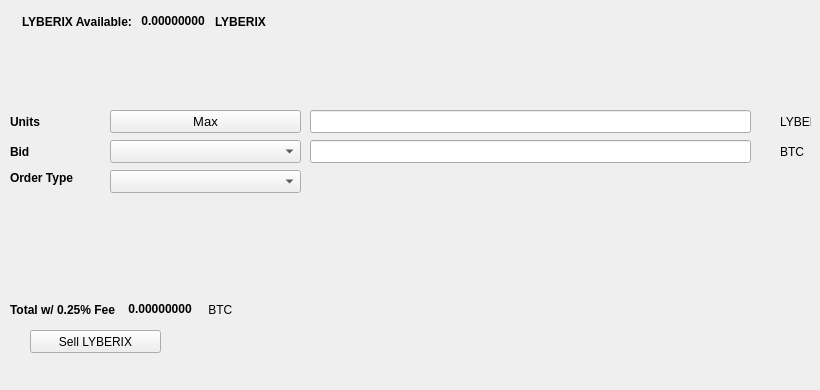
   <widget class="QWidget" name="SellTab">
    <attribute name="title">
     <string>Sell</string>
    </attribute>
    <widget class="QLabel" name="label_16">
     <property name="geometry">
      <rect>
       <x>780</x>
       <y>140</y>
       <width>31</width>
       <height>23</height>
      </rect>
     </property>
     <property name="text">
      <string>BTC</string>
     </property>
    </widget>
    <widget class="QComboBox" name="SellBidcomboBox">
     <property name="geometry">
      <rect>
       <x>110</x>
       <y>140</y>
       <width>191</width>
       <height>23</height>
      </rect>
     </property>
     <property name="font">
      <font>
       <pointsize>10</pointsize>
      </font>
     </property>
    </widget>
    <widget class="QLabel" name="label_18">
     <property name="geometry">
      <rect>
       <x>10</x>
       <y>110</y>
       <width>46</width>
       <height>23</height>
      </rect>
     </property>
     <property name="font">
      <font>
       <weight>75</weight>
       <bold>true</bold>
      </font>
     </property>
     <property name="text">
      <string>Units</string>
     </property>
    </widget>
    <widget class="QPushButton" name="Sell_Max_Amount">
     <property name="geometry">
      <rect>
       <x>110</x>
       <y>110</y>
       <width>191</width>
       <height>23</height>
      </rect>
     </property>
     <property name="font">
      <font>
       <pointsize>10</pointsize>
      </font>
     </property>
     <property name="text">
      <string>Max</string>
     </property>
    </widget>
    <widget class="QLabel" name="label_20">
     <property name="geometry">
      <rect>
       <x>10</x>
       <y>170</y>
       <width>91</width>
       <height>16</height>
      </rect>
     </property>
     <property name="font">
      <font>
       <weight>75</weight>
       <bold>true</bold>
      </font>
     </property>
     <property name="text">
      <string>Order Type</string>
     </property>
    </widget>
    <widget class="QComboBox" name="SellOrdertypeCombo">
     <property name="geometry">
      <rect>
       <x>110</x>
       <y>170</y>
       <width>191</width>
       <height>23</height>
      </rect>
     </property>
     <property name="font">
      <font>
       <pointsize>10</pointsize>
      </font>
     </property>
    </widget>
    <widget class="QLabel" name="label_21">
     <property name="geometry">
      <rect>
       <x>10</x>
       <y>140</y>
       <width>46</width>
       <height>23</height>
      </rect>
     </property>
     <property name="font">
      <font>
       <weight>75</weight>
       <bold>true</bold>
      </font>
     </property>
     <property name="text">
      <string>Bid</string>
     </property>
    </widget>
    <widget class="QLabel" name="label_22">
     <property name="geometry">
      <rect>
       <x>780</x>
       <y>110</y>
       <width>31</width>
       <height>23</height>
      </rect>
     </property>
     <property name="text">
      <string>LYBERIX</string>
     </property>
    </widget>
    <widget class="QLineEdit" name="UnitsInputLYBERIX">
     <property name="geometry">
      <rect>
       <x>310</x>
       <y>110</y>
       <width>441</width>
       <height>23</height>
      </rect>
     </property>
     <property name="font">
      <font>
       <pointsize>9</pointsize>
       <weight>75</weight>
       <bold>true</bold>
      </font>
     </property>
    </widget>
    <widget class="QLineEdit" name="SellBidPriceEdit">
     <property name="geometry">
      <rect>
       <x>310</x>
       <y>140</y>
       <width>441</width>
       <height>23</height>
      </rect>
     </property>
     <property name="font">
      <font>
       <pointsize>9</pointsize>
       <weight>75</weight>
       <bold>true</bold>
      </font>
     </property>
    </widget>
    <widget class="QPushButton" name="SellLYBERIXBTN">
     <property name="geometry">
      <rect>
       <x>30</x>
       <y>330</y>
       <width>131</width>
       <height>23</height>
      </rect>
     </property>
     <property name="text">
      <string>Sell LYBERIX</string>
     </property>
     <property name="icon">
      <iconset resource="../lyberix">
       <normaloff>:/icons/bitcoin</normaloff>:/icons/bitcoin</iconset>
     </property>
    </widget>
    <widget class="QWidget" name="layoutWidget3">
     <property name="geometry">
      <rect>
       <x>22</x>
       <y>12</y>
       <width>258</width>
       <height>19</height>
      </rect>
     </property>
     <layout class="QHBoxLayout" name="horizontalLayout">
      <item>
       <widget class="QLabel" name="label232_2">
        <property name="font">
         <font>
          <weight>75</weight>
          <bold>true</bold>
         </font>
        </property>
        <property name="text">
         <string>LYBERIX Available:</string>
        </property>
       </widget>
      </item>
      <item>
       <widget class="QLabel" name="LYBERIXAvailableLabel">
        <property name="palette">
         <palette>
          <active>
           <colorrole role="WindowText">
            <brush brushstyle="SolidPattern">
             <color alpha="255">
              <red>0</red>
              <green>0</green>
              <blue>0</blue>
             </color>
            </brush>
           </colorrole>
           <colorrole role="Button">
            <brush brushstyle="SolidPattern">
             <color alpha="255">
              <red>0</red>
              <green>170</green>
              <blue>0</blue>
             </color>
            </brush>
           </colorrole>
           <colorrole role="Light">
            <brush brushstyle="SolidPattern">
             <color alpha="255">
              <red>0</red>
              <green>255</green>
              <blue>0</blue>
             </color>
            </brush>
           </colorrole>
           <colorrole role="Midlight">
            <brush brushstyle="SolidPattern">
             <color alpha="255">
              <red>0</red>
              <green>212</green>
              <blue>0</blue>
             </color>
            </brush>
           </colorrole>
           <colorrole role="Dark">
            <brush brushstyle="SolidPattern">
             <color alpha="255">
              <red>0</red>
              <green>85</green>
              <blue>0</blue>
             </color>
            </brush>
           </colorrole>
           <colorrole role="Mid">
            <brush brushstyle="SolidPattern">
             <color alpha="255">
              <red>0</red>
              <green>113</green>
              <blue>0</blue>
             </color>
            </brush>
           </colorrole>
           <colorrole role="Text">
            <brush brushstyle="SolidPattern">
             <color alpha="255">
              <red>0</red>
              <green>170</green>
              <blue>0</blue>
             </color>
            </brush>
           </colorrole>
           <colorrole role="BrightText">
            <brush brushstyle="SolidPattern">
             <color alpha="255">
              <red>255</red>
              <green>255</green>
              <blue>255</blue>
             </color>
            </brush>
           </colorrole>
           <colorrole role="ButtonText">
            <brush brushstyle="SolidPattern">
             <color alpha="255">
              <red>0</red>
              <green>0</green>
              <blue>0</blue>
             </color>
            </brush>
           </colorrole>
           <colorrole role="Base">
            <brush brushstyle="SolidPattern">
             <color alpha="255">
              <red>255</red>
              <green>255</green>
              <blue>255</blue>
             </color>
            </brush>
           </colorrole>
           <colorrole role="Window">
            <brush brushstyle="SolidPattern">
             <color alpha="255">
              <red>0</red>
              <green>170</green>
              <blue>0</blue>
             </color>
            </brush>
           </colorrole>
           <colorrole role="Shadow">
            <brush brushstyle="SolidPattern">
             <color alpha="255">
              <red>0</red>
              <green>0</green>
              <blue>0</blue>
             </color>
            </brush>
           </colorrole>
           <colorrole role="AlternateBase">
            <brush brushstyle="SolidPattern">
             <color alpha="255">
              <red>127</red>
              <green>212</green>
              <blue>127</blue>
             </color>
            </brush>
           </colorrole>
           <colorrole role="ToolTipBase">
            <brush brushstyle="SolidPattern">
             <color alpha="255">
              <red>255</red>
              <green>255</green>
              <blue>220</blue>
             </color>
            </brush>
           </colorrole>
           <colorrole role="ToolTipText">
            <brush brushstyle="SolidPattern">
             <color alpha="255">
              <red>0</red>
              <green>0</green>
              <blue>0</blue>
             </color>
            </brush>
           </colorrole>
          </active>
          <inactive>
           <colorrole role="WindowText">
            <brush brushstyle="SolidPattern">
             <color alpha="255">
              <red>0</red>
              <green>0</green>
              <blue>0</blue>
             </color>
            </brush>
           </colorrole>
           <colorrole role="Button">
            <brush brushstyle="SolidPattern">
             <color alpha="255">
              <red>0</red>
              <green>170</green>
              <blue>0</blue>
             </color>
            </brush>
           </colorrole>
           <colorrole role="Light">
            <brush brushstyle="SolidPattern">
             <color alpha="255">
              <red>0</red>
              <green>255</green>
              <blue>0</blue>
             </color>
            </brush>
           </colorrole>
           <colorrole role="Midlight">
            <brush brushstyle="SolidPattern">
             <color alpha="255">
              <red>0</red>
              <green>212</green>
              <blue>0</blue>
             </color>
            </brush>
           </colorrole>
           <colorrole role="Dark">
            <brush brushstyle="SolidPattern">
             <color alpha="255">
              <red>0</red>
              <green>85</green>
              <blue>0</blue>
             </color>
            </brush>
           </colorrole>
           <colorrole role="Mid">
            <brush brushstyle="SolidPattern">
             <color alpha="255">
              <red>0</red>
              <green>113</green>
              <blue>0</blue>
             </color>
            </brush>
           </colorrole>
           <colorrole role="Text">
            <brush brushstyle="SolidPattern">
             <color alpha="255">
              <red>0</red>
              <green>170</green>
              <blue>0</blue>
             </color>
            </brush>
           </colorrole>
           <colorrole role="BrightText">
            <brush brushstyle="SolidPattern">
             <color alpha="255">
              <red>255</red>
              <green>255</green>
              <blue>255</blue>
             </color>
            </brush>
           </colorrole>
           <colorrole role="ButtonText">
            <brush brushstyle="SolidPattern">
             <color alpha="255">
              <red>0</red>
              <green>0</green>
              <blue>0</blue>
             </color>
            </brush>
           </colorrole>
           <colorrole role="Base">
            <brush brushstyle="SolidPattern">
             <color alpha="255">
              <red>255</red>
              <green>255</green>
              <blue>255</blue>
             </color>
            </brush>
           </colorrole>
           <colorrole role="Window">
            <brush brushstyle="SolidPattern">
             <color alpha="255">
              <red>0</red>
              <green>170</green>
              <blue>0</blue>
             </color>
            </brush>
           </colorrole>
           <colorrole role="Shadow">
            <brush brushstyle="SolidPattern">
             <color alpha="255">
              <red>0</red>
              <green>0</green>
              <blue>0</blue>
             </color>
            </brush>
           </colorrole>
           <colorrole role="AlternateBase">
            <brush brushstyle="SolidPattern">
             <color alpha="255">
              <red>127</red>
              <green>212</green>
              <blue>127</blue>
             </color>
            </brush>
           </colorrole>
           <colorrole role="ToolTipBase">
            <brush brushstyle="SolidPattern">
             <color alpha="255">
              <red>255</red>
              <green>255</green>
              <blue>220</blue>
             </color>
            </brush>
           </colorrole>
           <colorrole role="ToolTipText">
            <brush brushstyle="SolidPattern">
             <color alpha="255">
              <red>0</red>
              <green>0</green>
              <blue>0</blue>
             </color>
            </brush>
           </colorrole>
          </inactive>
          <disabled>
           <colorrole role="WindowText">
            <brush brushstyle="SolidPattern">
             <color alpha="255">
              <red>0</red>
              <green>85</green>
              <blue>0</blue>
             </color>
            </brush>
           </colorrole>
           <colorrole role="Button">
            <brush brushstyle="SolidPattern">
             <color alpha="255">
              <red>0</red>
              <green>170</green>
              <blue>0</blue>
             </color>
            </brush>
           </colorrole>
           <colorrole role="Light">
            <brush brushstyle="SolidPattern">
             <color alpha="255">
              <red>0</red>
              <green>255</green>
              <blue>0</blue>
             </color>
            </brush>
           </colorrole>
           <colorrole role="Midlight">
            <brush brushstyle="SolidPattern">
             <color alpha="255">
              <red>0</red>
              <green>212</green>
              <blue>0</blue>
             </color>
            </brush>
           </colorrole>
           <colorrole role="Dark">
            <brush brushstyle="SolidPattern">
             <color alpha="255">
              <red>0</red>
              <green>85</green>
              <blue>0</blue>
             </color>
            </brush>
           </colorrole>
           <colorrole role="Mid">
            <brush brushstyle="SolidPattern">
             <color alpha="255">
              <red>0</red>
              <green>113</green>
              <blue>0</blue>
             </color>
            </brush>
           </colorrole>
           <colorrole role="Text">
            <brush brushstyle="SolidPattern">
             <color alpha="255">
              <red>0</red>
              <green>85</green>
              <blue>0</blue>
             </color>
            </brush>
           </colorrole>
           <colorrole role="BrightText">
            <brush brushstyle="SolidPattern">
             <color alpha="255">
              <red>255</red>
              <green>255</green>
              <blue>255</blue>
             </color>
            </brush>
           </colorrole>
           <colorrole role="ButtonText">
            <brush brushstyle="SolidPattern">
             <color alpha="255">
              <red>0</red>
              <green>85</green>
              <blue>0</blue>
             </color>
            </brush>
           </colorrole>
           <colorrole role="Base">
            <brush brushstyle="SolidPattern">
             <color alpha="255">
              <red>0</red>
              <green>170</green>
              <blue>0</blue>
             </color>
            </brush>
           </colorrole>
           <colorrole role="Window">
            <brush brushstyle="SolidPattern">
             <color alpha="255">
              <red>0</red>
              <green>170</green>
              <blue>0</blue>
             </color>
            </brush>
           </colorrole>
           <colorrole role="Shadow">
            <brush brushstyle="SolidPattern">
             <color alpha="255">
              <red>0</red>
              <green>0</green>
              <blue>0</blue>
             </color>
            </brush>
           </colorrole>
           <colorrole role="AlternateBase">
            <brush brushstyle="SolidPattern">
             <color alpha="255">
              <red>0</red>
              <green>170</green>
              <blue>0</blue>
             </color>
            </brush>
           </colorrole>
           <colorrole role="ToolTipBase">
            <brush brushstyle="SolidPattern">
             <color alpha="255">
              <red>255</red>
              <green>255</green>
              <blue>220</blue>
             </color>
            </brush>
           </colorrole>
           <colorrole role="ToolTipText">
            <brush brushstyle="SolidPattern">
             <color alpha="255">
              <red>0</red>
              <green>0</green>
              <blue>0</blue>
             </color>
            </brush>
           </colorrole>
          </disabled>
         </palette>
        </property>
        <property name="font">
         <font>
          <weight>75</weight>
          <bold>true</bold>
         </font>
        </property>
        <property name="text">
         <string> 0.00000000 </string>
        </property>
        <property name="textInteractionFlags">
         <set>Qt::LinksAccessibleByMouse|Qt::TextSelectableByKeyboard|Qt::TextSelectableByMouse</set>
        </property>
       </widget>
      </item>
      <item>
       <widget class="QLabel" name="labelLYBERIX">
        <property name="font">
         <font>
          <weight>75</weight>
          <bold>true</bold>
         </font>
        </property>
        <property name="text">
         <string>LYBERIX</string>
        </property>
       </widget>
      </item>
     </layout>
    </widget>
    <widget class="QWidget" name="layoutWidget">
     <property name="geometry">
      <rect>
       <x>10</x>
       <y>300</y>
       <width>268</width>
       <height>19</height>
      </rect>
     </property>
     <layout class="QHBoxLayout" name="horizontalLayout_2">
      <item>
       <widget class="QLabel" name="label_19">
        <property name="font">
         <font>
          <weight>75</weight>
          <bold>true</bold>
         </font>
        </property>
        <property name="text">
         <string>Total w/ 0.25% Fee </string>
        </property>
       </widget>
      </item>
      <item>
       <widget class="QLabel" name="SellCostLabel">
        <property name="palette">
         <palette>
          <active>
           <colorrole role="WindowText">
            <brush brushstyle="SolidPattern">
             <color alpha="255">
              <red>0</red>
              <green>0</green>
              <blue>0</blue>
             </color>
            </brush>
           </colorrole>
           <colorrole role="Button">
            <brush brushstyle="SolidPattern">
             <color alpha="255">
              <red>0</red>
              <green>170</green>
              <blue>0</blue>
             </color>
            </brush>
           </colorrole>
           <colorrole role="Light">
            <brush brushstyle="SolidPattern">
             <color alpha="255">
              <red>0</red>
              <green>255</green>
              <blue>0</blue>
             </color>
            </brush>
           </colorrole>
           <colorrole role="Midlight">
            <brush brushstyle="SolidPattern">
             <color alpha="255">
              <red>0</red>
              <green>212</green>
              <blue>0</blue>
             </color>
            </brush>
           </colorrole>
           <colorrole role="Dark">
            <brush brushstyle="SolidPattern">
             <color alpha="255">
              <red>0</red>
              <green>85</green>
              <blue>0</blue>
             </color>
            </brush>
           </colorrole>
           <colorrole role="Mid">
            <brush brushstyle="SolidPattern">
             <color alpha="255">
              <red>0</red>
              <green>113</green>
              <blue>0</blue>
             </color>
            </brush>
           </colorrole>
           <colorrole role="Text">
            <brush brushstyle="SolidPattern">
             <color alpha="255">
              <red>0</red>
              <green>170</green>
              <blue>0</blue>
             </color>
            </brush>
           </colorrole>
           <colorrole role="BrightText">
            <brush brushstyle="SolidPattern">
             <color alpha="255">
              <red>255</red>
              <green>255</green>
              <blue>255</blue>
             </color>
            </brush>
           </colorrole>
           <colorrole role="ButtonText">
            <brush brushstyle="SolidPattern">
             <color alpha="255">
              <red>0</red>
              <green>0</green>
              <blue>0</blue>
             </color>
            </brush>
           </colorrole>
           <colorrole role="Base">
            <brush brushstyle="SolidPattern">
             <color alpha="255">
              <red>255</red>
              <green>255</green>
              <blue>255</blue>
             </color>
            </brush>
           </colorrole>
           <colorrole role="Window">
            <brush brushstyle="SolidPattern">
             <color alpha="255">
              <red>0</red>
              <green>170</green>
              <blue>0</blue>
             </color>
            </brush>
           </colorrole>
           <colorrole role="Shadow">
            <brush brushstyle="SolidPattern">
             <color alpha="255">
              <red>0</red>
              <green>0</green>
              <blue>0</blue>
             </color>
            </brush>
           </colorrole>
           <colorrole role="AlternateBase">
            <brush brushstyle="SolidPattern">
             <color alpha="255">
              <red>127</red>
              <green>212</green>
              <blue>127</blue>
             </color>
            </brush>
           </colorrole>
           <colorrole role="ToolTipBase">
            <brush brushstyle="SolidPattern">
             <color alpha="255">
              <red>255</red>
              <green>255</green>
              <blue>220</blue>
             </color>
            </brush>
           </colorrole>
           <colorrole role="ToolTipText">
            <brush brushstyle="SolidPattern">
             <color alpha="255">
              <red>0</red>
              <green>0</green>
              <blue>0</blue>
             </color>
            </brush>
           </colorrole>
          </active>
          <inactive>
           <colorrole role="WindowText">
            <brush brushstyle="SolidPattern">
             <color alpha="255">
              <red>0</red>
              <green>0</green>
              <blue>0</blue>
             </color>
            </brush>
           </colorrole>
           <colorrole role="Button">
            <brush brushstyle="SolidPattern">
             <color alpha="255">
              <red>0</red>
              <green>170</green>
              <blue>0</blue>
             </color>
            </brush>
           </colorrole>
           <colorrole role="Light">
            <brush brushstyle="SolidPattern">
             <color alpha="255">
              <red>0</red>
              <green>255</green>
              <blue>0</blue>
             </color>
            </brush>
           </colorrole>
           <colorrole role="Midlight">
            <brush brushstyle="SolidPattern">
             <color alpha="255">
              <red>0</red>
              <green>212</green>
              <blue>0</blue>
             </color>
            </brush>
           </colorrole>
           <colorrole role="Dark">
            <brush brushstyle="SolidPattern">
             <color alpha="255">
              <red>0</red>
              <green>85</green>
              <blue>0</blue>
             </color>
            </brush>
           </colorrole>
           <colorrole role="Mid">
            <brush brushstyle="SolidPattern">
             <color alpha="255">
              <red>0</red>
              <green>113</green>
              <blue>0</blue>
             </color>
            </brush>
           </colorrole>
           <colorrole role="Text">
            <brush brushstyle="SolidPattern">
             <color alpha="255">
              <red>0</red>
              <green>170</green>
              <blue>0</blue>
             </color>
            </brush>
           </colorrole>
           <colorrole role="BrightText">
            <brush brushstyle="SolidPattern">
             <color alpha="255">
              <red>255</red>
              <green>255</green>
              <blue>255</blue>
             </color>
            </brush>
           </colorrole>
           <colorrole role="ButtonText">
            <brush brushstyle="SolidPattern">
             <color alpha="255">
              <red>0</red>
              <green>0</green>
              <blue>0</blue>
             </color>
            </brush>
           </colorrole>
           <colorrole role="Base">
            <brush brushstyle="SolidPattern">
             <color alpha="255">
              <red>255</red>
              <green>255</green>
              <blue>255</blue>
             </color>
            </brush>
           </colorrole>
           <colorrole role="Window">
            <brush brushstyle="SolidPattern">
             <color alpha="255">
              <red>0</red>
              <green>170</green>
              <blue>0</blue>
             </color>
            </brush>
           </colorrole>
           <colorrole role="Shadow">
            <brush brushstyle="SolidPattern">
             <color alpha="255">
              <red>0</red>
              <green>0</green>
              <blue>0</blue>
             </color>
            </brush>
           </colorrole>
           <colorrole role="AlternateBase">
            <brush brushstyle="SolidPattern">
             <color alpha="255">
              <red>127</red>
              <green>212</green>
              <blue>127</blue>
             </color>
            </brush>
           </colorrole>
           <colorrole role="ToolTipBase">
            <brush brushstyle="SolidPattern">
             <color alpha="255">
              <red>255</red>
              <green>255</green>
              <blue>220</blue>
             </color>
            </brush>
           </colorrole>
           <colorrole role="ToolTipText">
            <brush brushstyle="SolidPattern">
             <color alpha="255">
              <red>0</red>
              <green>0</green>
              <blue>0</blue>
             </color>
            </brush>
           </colorrole>
          </inactive>
          <disabled>
           <colorrole role="WindowText">
            <brush brushstyle="SolidPattern">
             <color alpha="255">
              <red>0</red>
              <green>85</green>
              <blue>0</blue>
             </color>
            </brush>
           </colorrole>
           <colorrole role="Button">
            <brush brushstyle="SolidPattern">
             <color alpha="255">
              <red>0</red>
              <green>170</green>
              <blue>0</blue>
             </color>
            </brush>
           </colorrole>
           <colorrole role="Light">
            <brush brushstyle="SolidPattern">
             <color alpha="255">
              <red>0</red>
              <green>255</green>
              <blue>0</blue>
             </color>
            </brush>
           </colorrole>
           <colorrole role="Midlight">
            <brush brushstyle="SolidPattern">
             <color alpha="255">
              <red>0</red>
              <green>212</green>
              <blue>0</blue>
             </color>
            </brush>
           </colorrole>
           <colorrole role="Dark">
            <brush brushstyle="SolidPattern">
             <color alpha="255">
              <red>0</red>
              <green>85</green>
              <blue>0</blue>
             </color>
            </brush>
           </colorrole>
           <colorrole role="Mid">
            <brush brushstyle="SolidPattern">
             <color alpha="255">
              <red>0</red>
              <green>113</green>
              <blue>0</blue>
             </color>
            </brush>
           </colorrole>
           <colorrole role="Text">
            <brush brushstyle="SolidPattern">
             <color alpha="255">
              <red>0</red>
              <green>85</green>
              <blue>0</blue>
             </color>
            </brush>
           </colorrole>
           <colorrole role="BrightText">
            <brush brushstyle="SolidPattern">
             <color alpha="255">
              <red>255</red>
              <green>255</green>
              <blue>255</blue>
             </color>
            </brush>
           </colorrole>
           <colorrole role="ButtonText">
            <brush brushstyle="SolidPattern">
             <color alpha="255">
              <red>0</red>
              <green>85</green>
              <blue>0</blue>
             </color>
            </brush>
           </colorrole>
           <colorrole role="Base">
            <brush brushstyle="SolidPattern">
             <color alpha="255">
              <red>0</red>
              <green>170</green>
              <blue>0</blue>
             </color>
            </brush>
           </colorrole>
           <colorrole role="Window">
            <brush brushstyle="SolidPattern">
             <color alpha="255">
              <red>0</red>
              <green>170</green>
              <blue>0</blue>
             </color>
            </brush>
           </colorrole>
           <colorrole role="Shadow">
            <brush brushstyle="SolidPattern">
             <color alpha="255">
              <red>0</red>
              <green>0</green>
              <blue>0</blue>
             </color>
            </brush>
           </colorrole>
           <colorrole role="AlternateBase">
            <brush brushstyle="SolidPattern">
             <color alpha="255">
              <red>0</red>
              <green>170</green>
              <blue>0</blue>
             </color>
            </brush>
           </colorrole>
           <colorrole role="ToolTipBase">
            <brush brushstyle="SolidPattern">
             <color alpha="255">
              <red>255</red>
              <green>255</green>
              <blue>220</blue>
             </color>
            </brush>
           </colorrole>
           <colorrole role="ToolTipText">
            <brush brushstyle="SolidPattern">
             <color alpha="255">
              <red>0</red>
              <green>0</green>
              <blue>0</blue>
             </color>
            </brush>
           </colorrole>
          </disabled>
         </palette>
        </property>
        <property name="font">
         <font>
          <weight>75</weight>
          <bold>true</bold>
         </font>
        </property>
        <property name="autoFillBackground">
         <bool>false</bool>
        </property>
        <property name="text">
         <string> 0.00000000</string>
        </property>
        <property name="textInteractionFlags">
         <set>Qt::LinksAccessibleByMouse|Qt::TextSelectableByMouse</set>
        </property>
       </widget>
      </item>
      <item>
       <widget class="QLabel" name="label_17">
        <property name="font">
         <font>
          <weight>50</weight>
          <bold>false</bold>
         </font>
        </property>
        <property name="text">
         <string> BTC</string>
        </property>
       </widget>
      </item>
     </layout>
    </widget>
    <widget class="QLabel" name="label_23">
     <property name="geometry">
      <rect>
       <x>460</x>
       <y>300</y>
       <width>281</width>
       <height>81</height>
      </rect>
     </property>
     <property name="text">
      <string/>
     </property>
     <property name="pixmap">
      <pixmap>:/images/bittrex</pixmap>
     </property>
    </widget>
   </widget>
